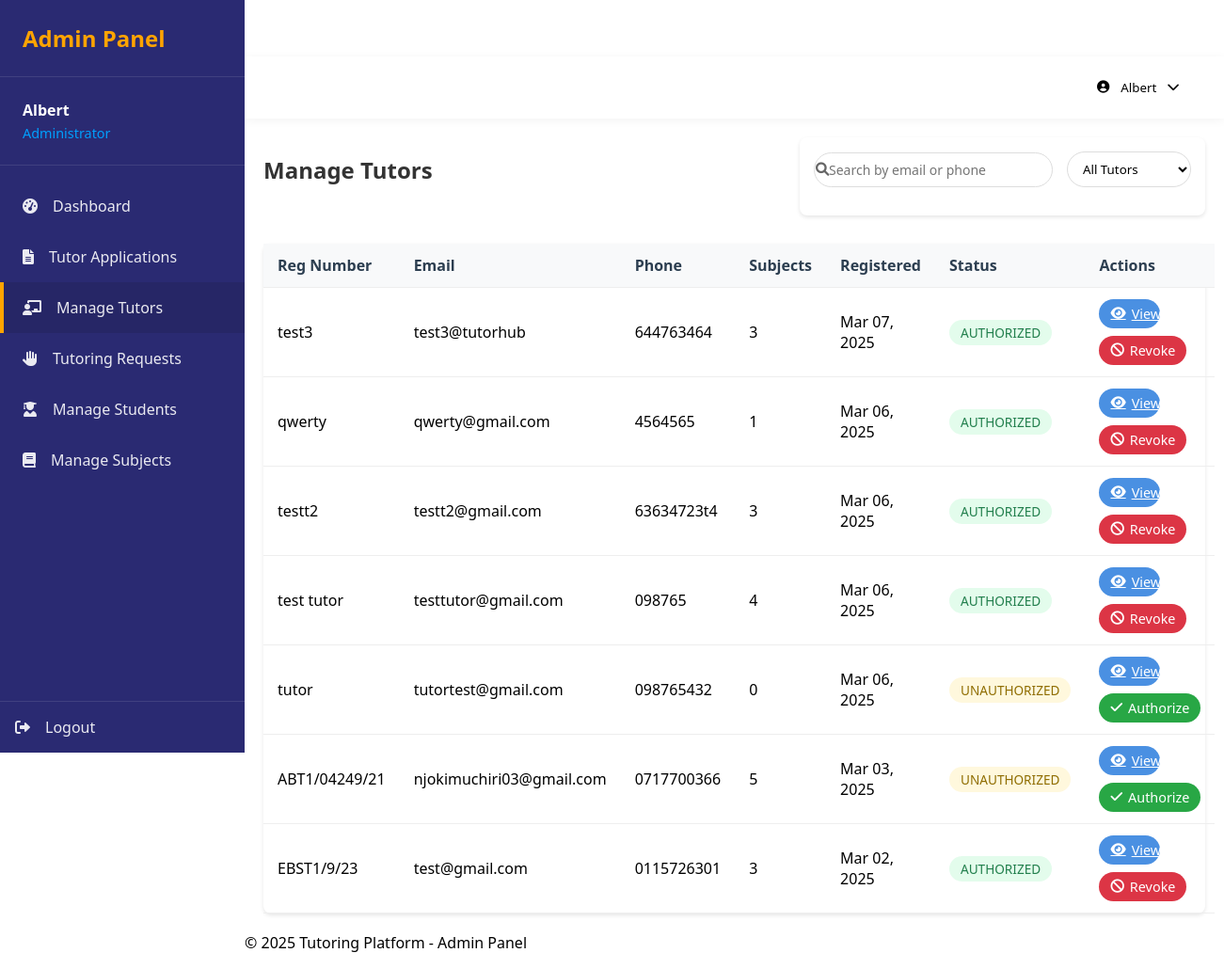
/admin/tutors.php (signed in), run on the app's committed database.
### tables this page shows
CREATE TABLE `users` (
  `user_id` int(11) NOT NULL,
  `role` enum('student','tutor') NOT NULL,
  `reg_number` varchar(20) NOT NULL,
  `password` varchar(255) NOT NULL,
  `email` varchar(255) NOT NULL,
  `phone` varchar(15) NOT NULL,
  `year_of_study` int(11) DEFAULT NULL,
  `semester` int(11) DEFAULT NULL,
  `profile_pic` varchar(255) DEFAULT NULL,
  `is_authorized` tinyint(1) DEFAULT 0,
  `created_at` timestamp NOT NULL DEFAULT current_timestamp()
);

### admin/tutors.php (the view, shortened to what this page needs)
<?php
require_once '../includes/config.php';
$page = isset($_GET['page']) ? (int)$_GET['page'] : 1;
$limit = 10;
$offset = ($page - 1) * $limit;
$authFilter = isset($_GET['authorized']) ? $_GET['authorized'] : 'all';
$whereClause = "WHERE role = 'tutor'";
$search = isset($_GET['search']) ? trim($_GET['search']) : '';
$query = "
    SELECT u.user_id, u.reg_number, u.email, u.phone,
           u.is_authorized, u.created_at,
           (SELECT COUNT(*) FROM tutor_subjects WHERE tutor_id = u.user_id) as subject_count
    FROM users u
    $whereClause
    ORDER BY u.created_at DESC
    LIMIT $limit OFFSET $offset
";
$stmt = $pdo->prepare($query);
if (!empty($search)) {
    $stmt->execute([$search, $search]);
} else {
    $stmt->execute();
}
$result = $stmt->fetchAll(PDO::FETCH_ASSOC);
require_once 'includes/admin-header.php';
?>
<main class="admin-main">
    <div class="container">
        <div class="page-header">
            <h1 class="page-title">Manage Tutors</h1>
            <div class="filter-section">
                <form action="" method="GET" class="filter-form">
                    <div class="form-group search-group">
                        <input type="text" name="search" placeholder="Search by email or phone"
                               value="<?php echo htmlspecialchars($search ?? ''); ?>">
                        <button type="submit" class="btn btn-sm btn-primary">
                            <i class="fas fa-search"></i>
                        </button>
                    </div>
                    <div class="form-group">
                        <select id="authorized" name="authorized" onchange="this.form.submit()">
                            <option value="all" <?= $authFilter === 'all' ? 'selected' : '' ?>>All Tutors</option>
                        </select>
                    </div>
                </form>
            </div>
        </div>
        <div class="card">
            <div class="card-body">
                <div class="table-responsive">
                    <table class="data-table">
                        <thead>
                            <tr>
                                <th>Reg Number</th>
                                <th>Email</th>
                                <th>Phone</th>
                                <th>Subjects</th>
                                <th>Registered</th>
                                <th>Status</th>
                                <th>Actions</th>
                            </tr>
                        </thead>
                        <tbody>
                            <?php if (!empty($result)): ?>
                                <?php foreach ($result as $row): ?>
                                    <tr>
                                        <td><?= htmlspecialchars($row['reg_number']) ?></td>
                                        <td><?= htmlspecialchars($row['email']) ?></td>
                                        <td><?= htmlspecialchars($row['phone']) ?></td>
                                        <td><?= $row['subject_count'] ?></td>
                                        <td><?= date('M d, Y', strtotime($row['created_at'])) ?></td>
                                        <td>
                                            <span class="status-badge <?= $row['is_authorized'] ? 'status-approved' : 'status-pending' ?>">
                                                <?= $row['is_authorized'] ? 'Authorized' : 'Unauthorized' ?>
                                            </span>
                                        </td>
                                        <td>
                                            <div class="action-buttons">
                                                <a href="tutor-details.php?id=<?= $row['user_id'] ?>"
                                                   class="btn btn-primary">
                                                    <i class="fas fa-eye"></i>
                                                    <span class="action-text">View</span>
                                                </a>
                                                <?php if ($row['is_authorized']): ?>
                                                    <form method="POST" action="toggle-authorization.php">
                                                        <button type="submit" class="btn btn-danger"
                                                                onclick="return confirm('Revoke authorization?')">
                                                            <i class="fas fa-ban"></i>
                                                            <span class="action-text">Revoke</span>
                                                        </button>
                                                    </form>
                                                <?php else: ?>
                                                    <form method="POST" action="toggle-authorization.php">
                                                        <button type="submit" class="btn btn-success"
                                                                onclick="return confirm('Authorize this tutor?')">
                                                            <i class="fas fa-check"></i>
                                                            <span class="action-text">Authorize</span>
                                                        </button>
                                                    </form>
                                                <?php endif; ?>
                                            </div>
                                        </td>
                                    </tr>
                                <?php endforeach; ?>
                            <?php else: ?>
                                <tr>
                                    <td colspan="8" class="text-center">No tutors found</td>
                                </tr>
                            <?php endif; ?>
                        </tbody>
                    </table>
                </div>
            </div>
        </div>
    </div>
</main>
<?php require_once 'includes/admin-footer.php'; ?>

### admin/css/admin-style.css (style rules this page uses)
:root { --primary-color: #2A2A72; --secondary-color: #009FFD; --accent-color: #FFA400; --light-bg: #F8F9FA; --dark-text: #2B2D42; --success: #4CAF50; --warning: #FFC107; --danger: #DC3545; }
* { margin: 0; padding: 0; box-sizing: border-box; font-family: 'Segoe UI', system-ui, sans-serif; }
.page-header { justify-content: space-between; align-items: center; margin-bottom: 20px; }
.page-header h1 { font-size: 24px; color: #333; margin-bottom: 15px; }
.status-badge { padding: 5px 10px; border-radius: 5px; font-size: 12px; font-weight: bold; text-transform: uppercase; }
.action-buttons { display: flex; gap: 10px; }
input[type="text"] { flex: 1; padding: 10px; border: 1px solid #ddd; border-radius: 4px; }
.btn { padding: 10px 20px; border: none; border-radius: 4px; cursor: pointer; transition: opacity 0.3s; }
.btn-primary { background: var(--primary); color: white; }
.form-group { margin-bottom: 15px; }
.form-group input { width: 100%; padding: 10px; border: 1px solid #ddd; border-radius: 5px; font-size: 14px; transition: border-color 0.3s ease; }
.btn-primary { width: 100%; padding: 10px; background-color: #4A90E2; color: #fff; border: none; border-radius: 5px; font-size: 16px; cursor: pointer; transition: background-color 0.3s ease; }
.admin-main .container { max-width: 1200px; margin: 0 auto; padding: 20px; }
.page-header { margin-bottom: 30px; display: flex; flex-wrap: wrap; gap: 15px; justify-content: space-between; }
.page-title { font-size: 24px; color: #2c3e50; margin: 0; }
.filter-section { background: #fff; padding: 15px; border-radius: 8px; box-shadow: 0 2px 4px rgba(0,0,0,0.1); }
.filter-form { display: flex; flex-wrap: wrap; gap: 15px; align-items: center; }
.search-group { flex: 1; min-width: 250px; position: relative; }
.search-group input { width: 100%; padding: 8px 35px 8px 15px; border: 1px solid #ddd; border-radius: 20px; transition: all 0.3s ease; }
.search-group button { position: absolute; right: 10px; top: 50%; transform: translateY(-50%); background: none; border: none; color: #666; }
.form-group select { padding: 8px 12px; border-radius: 20px; border: 1px solid #ddd; background: white; }
.card { background: white; border-radius: 8px; box-shadow: 0 2px 4px rgba(0,0,0,0.1); }
.data-table { width: 100%; border-collapse: collapse; }
.data-table th, .data-table td { padding: 12px 15px; text-align: left; border-bottom: 1px solid #eee; }
.data-table th { background-color: #f8f9fa; font-weight: 600; color: #2c3e50; }
.status-badge { display: inline-block; padding: 4px 12px; border-radius: 20px; font-size: 0.85em; font-weight: 500; }
.status-approved { background-color: #e3fcec; color: #227f4d; }
.status-pending { background-color: #fff8dd; color: #8f6d00; }
.action-buttons { display: flex; gap: 8px; flex-wrap: wrap; width: 60%; }
.btn { padding: 6px 12px; border-radius: 20px; font-size: 0.9em; transition: all 0.2s ease; display: inline-flex; align-items: center; gap: 6px; }
.btn-primary { background-color: #4A90E2; color: white; border: none; }
.btn-success { background-color: #28a745; color: white; }
.btn-danger { background-color: #dc3545; color: white; }

### data on the page
users: reg_number "test3", email "test3@tutorhub", phone "644763464", subject_count "3", created_at "Mar 07, 2025", is_authorized "AUTHORIZED"
users: reg_number "qwerty", email "qwerty@gmail.com", phone "4564565", subject_count "1", created_at "Mar 06, 2025", is_authorized "AUTHORIZED"
users: reg_number "testt2", email "testt2@gmail.com", phone "63634723t4", subject_count "3", created_at "Mar 06, 2025", is_authorized "AUTHORIZED"
users: reg_number "test tutor", email "testtutor@gmail.com", phone "098765", subject_count "4", created_at "Mar 06, 2025", is_authorized "AUTHORIZED"
users: reg_number "tutor", email "tutortest@gmail.com", phone "098765432", subject_count "0", created_at "Mar 06, 2025", is_authorized "UNAUTHORIZED"
users: reg_number "ABT1/04249/21", email "njokimuchiri03@gmail.com", phone "0717700366", subject_count "5", created_at "Mar 03, 2025", is_authorized "UNAUTHORIZED"
users: reg_number "EBST1/9/23", email "test@gmail.com", phone "0115726301", subject_count "3", created_at "Mar 02, 2025", is_authorized "AUTHORIZED"

### other printed values
$_SESSION['admin_name'] "Albert"
